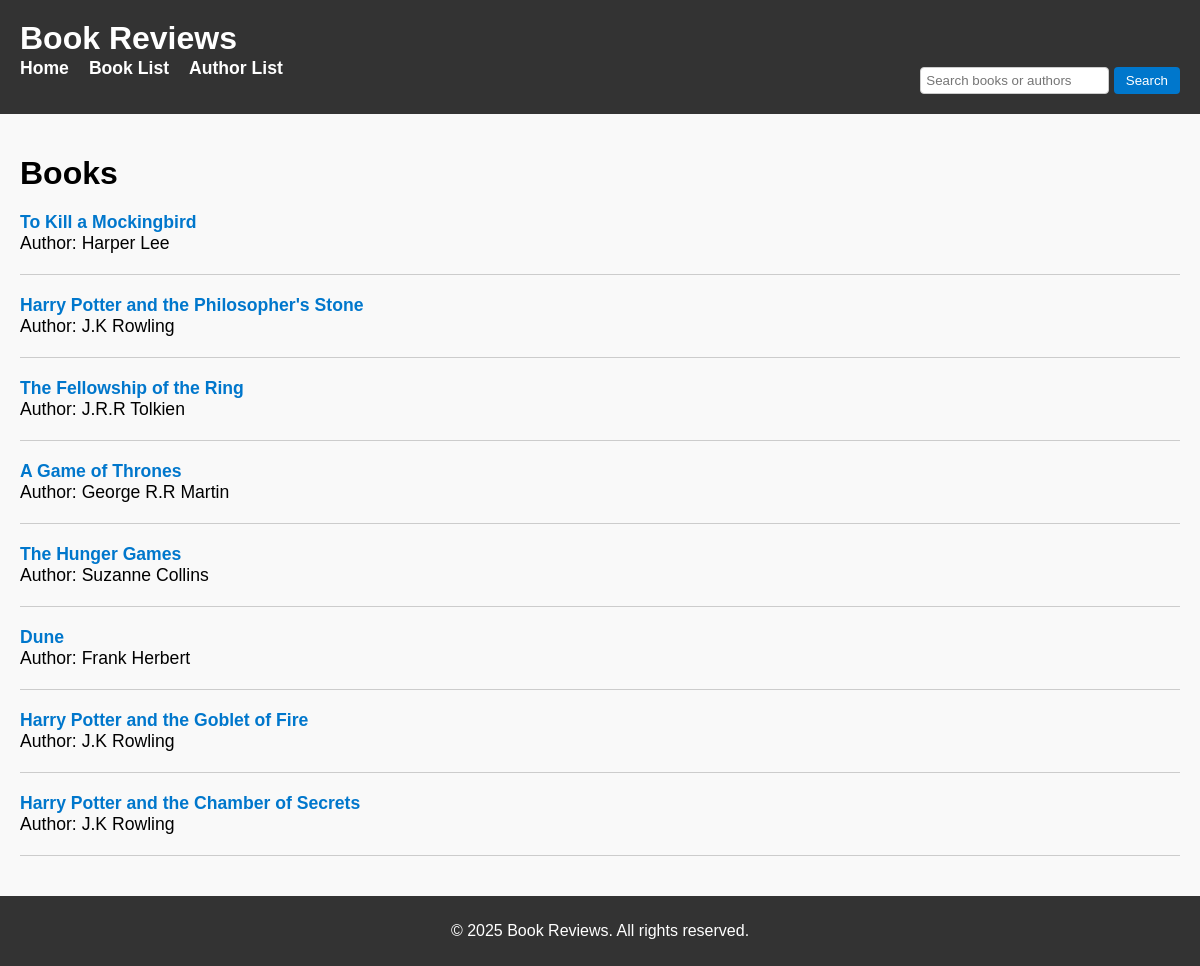
The page /booklist/ on the database its author committed.
### book/models.py (models this page shows, shortened)
class Book(models.Model):
    title = models.CharField(max_length=200)
    author = models.ForeignKey('Author', on_delete=models.CASCADE)
    published_date = models.CharField(max_length=100)
    isbn = models.CharField(max_length=17)

class Author(models.Model):
    name = models.CharField(max_length=100)

### book/views.py (the view)
# urls.py: path('booklist/', views.booklist, name='booklist'),
def booklist(request):
    books = Book.objects.all()
    return render(request, 'book/booklist.html', {'books': books})

### book/templates/book/booklist.html (shortened to what this page needs)
{% extends 'book/index.html' %}
{% load static %}
{% block content %}
<link rel="stylesheet" type="text/css" href="{% static 'css/main.css' %}">
<h1>Books</h1>
  <ul>
    {% for book in books %}
      <li>
        <a href="{% url 'bookdetail' book.id %}">{{ book.title }}</a>
        <br>
        Author: {{ book.author.name }}
        <hr>
      </li>
    {% empty %}
      <li>No books available.</li>
    {% endfor %}
  </ul>
{% endblock %}

### static/css/style.css (style rules this page uses)
html, body { height: 100%; }
body { display: flex; flex-direction: column; }
body { font-family: Arial, sans-serif; margin: 0; padding: 0; background-color: #f9f9f9; }

### static/css/main.css (style rules this page uses)
h1 { font-size: 2em; margin-bottom: 20px; }
ul { list-style-type: none; padding-left: 0; }
li { margin-bottom: 15px; font-size: 1.1em; }
a { color: #0077cc; text-decoration: none; font-weight: bold; }
hr { border: 0; border-top: 1px solid #ccc; margin: 20px 0; }

### rows shown on the page
Book: title "To Kill a Mockingbird", author.name "Harper Lee"
Book: title "Harry Potter and the Philosopher's Stone", author.name "J.K Rowling"
Book: title "The Fellowship of the Ring", author.name "J.R.R Tolkien"
Book: title "A Game of Thrones", author.name "George R.R Martin"
Book: title "The Hunger Games", author.name "Suzanne Collins"
Book: title "Dune", author.name "Frank Herbert"
Book: title "Harry Potter and the Goblet of Fire", author.name "J.K Rowling"
Book: title "Harry Potter and the Chamber of Secrets", author.name "J.K Rowling"
